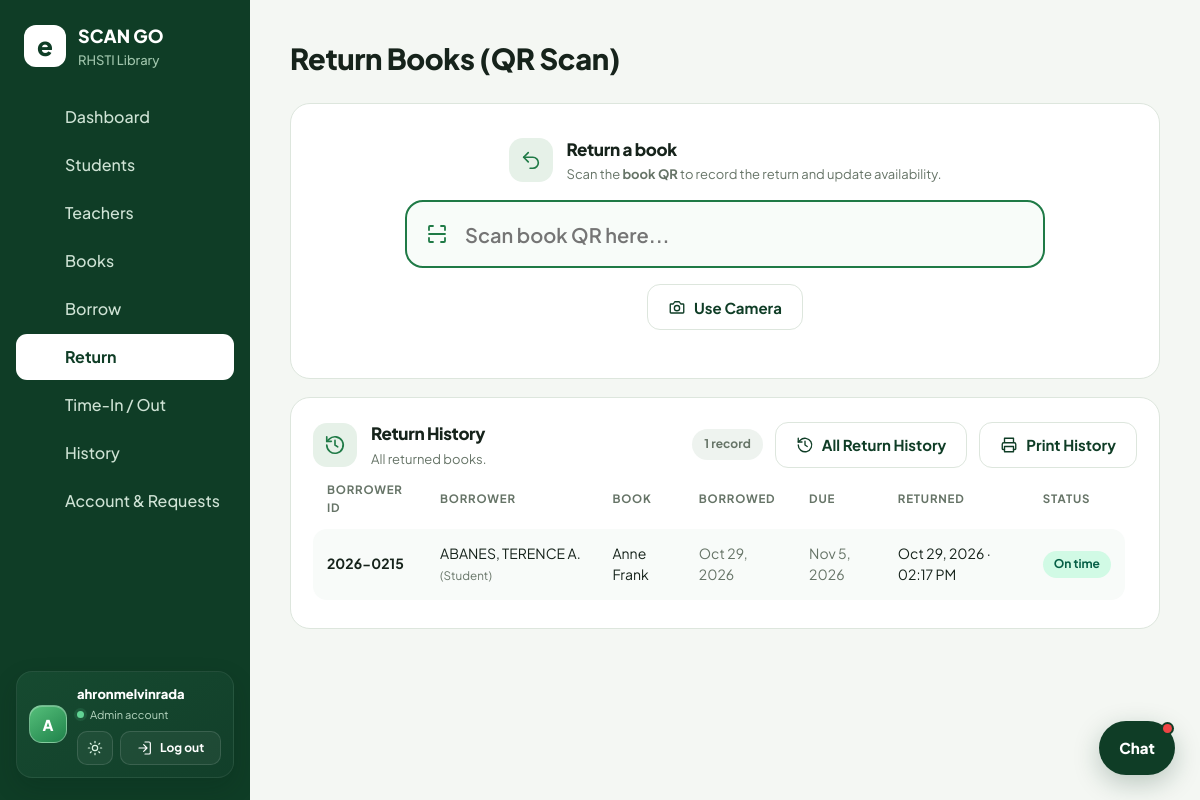
/sourcecode/return.php (signed in), run on the app's committed database.
### tables this page shows
CREATE TABLE `settings` (
  `k` varchar(64) NOT NULL,
  `v` text DEFAULT NULL
);

CREATE TABLE `borrowings` (
  `id` int(11) NOT NULL,
  `student_id` int(11) DEFAULT NULL,
  `teacher_id` int(11) DEFAULT NULL,
  `book_id` int(11) NOT NULL,
  `borrowed_at` datetime NOT NULL,
  `due_date` date DEFAULT NULL,
  `returned_at` datetime DEFAULT NULL
);

CREATE TABLE `books` (
  `id` int(11) NOT NULL,
  `accession_no` varchar(30) NOT NULL,
  `title` varchar(200) NOT NULL,
  `author` varchar(120) DEFAULT NULL,
  `publisher` varchar(120) DEFAULT NULL,
  `category` varchar(60) DEFAULT NULL,
  `quantity` int(11) DEFAULT 1,
  `available` int(11) DEFAULT 1
);

### sourcecode/return.php (the view, shortened to what this page needs)
<?php require 'config.php';require 'Ui2026.PHP';auth();ensure_teacher_schema($pdo);
$rows=$pdo->query("SELECT COALESCE(s.student_no,t.teacher_no) AS borrower_no,
  COALESCE(s.name,t.name) AS borrower_name,CASE WHEN r.teacher_id IS NULL THEN 'Student' ELSE 'Teacher' END AS borrower_type,
  b.title,r.borrowed_at,r.due_date,r.returned_at
  FROM borrowings r LEFT JOIN students s ON s.id=r.student_id
  LEFT JOIN teachers t ON t.id=r.teacher_id JOIN books b ON b.id=r.book_id
  WHERE r.returned_at IS NOT NULL ORDER BY r.returned_at DESC,r.id DESC")->fetchAll();
head('Return Books (QR Scan)');ui_css();?>
<div class="pg">
<div class="card scan noprint">
  <div class="ph"><span class="pico"><?=ic('return')?></span><div><h3>Return a book</h3><p>Scan the <b>book QR</b> to record the return and update availability.</p></div></div>
  <div class="scanwrap"><?=ic('scan')?><input id="scan" class="big" placeholder="Scan book QR here..." autocomplete="off" autofocus></div>
  <div class="fact"><button id="cam" type="button" class="ghost"><?=ic('camera')?><span class="camtxt">Use Camera</span></button><select id="cam-select" class="cam-select" aria-label="Choose camera" hidden></select></div>
</div>
<div class="card print-history">
  <div class="history-heading">
    <div class="ph"><span class="pico"><?=ic('history')?></span><div><h3>Return History</h3><p>All returned books.</p></div></div>
    <span class="badge"><?=count($rows)?> record<?=count($rows)==1?'':'s'?></span>
    <a class="btn ghost noprint" href="history.php?type=return"><?=ic('history')?>All Return History</a>
    <button class="ghost noprint" type="button" onclick="window.print()"><?=ic('print')?>Print History</button>
  </div>
  <div class="tw">
  <table>
    <tr><th>Borrower ID</th><th>Borrower</th><th>Book</th><th>Borrowed</th><th>Due</th><th>Returned</th><th>Status</th></tr>
    <?php foreach($rows as $r):
      $late=!empty($r['due_date'])&&strtotime(substr($r['returned_at'],0,10))>strtotime($r['due_date']);?>
      <tr>
        <td><?=h($r['borrower_no'])?></td>
        <td><?=h($r['borrower_name'])?> <small class="muted">(<?=h($r['borrower_type'])?>)</small></td>
        <td><?=h($r['title'])?></td>
        <td class="muted"><?=h(date('M j, Y',strtotime($r['borrowed_at'])))?></td>
        <td class="muted"><?= $r['due_date']?h(date('M j, Y',strtotime($r['due_date']))):'—' ?></td>
        <td><?=h(date('M j, Y · h:i A',strtotime($r['returned_at'])))?></td>
        <td><span class="pill <?=$late?'late':'ok'?>"><?=$late?'Late':'On time'?></span></td>
      </tr>
    <?php endforeach;?>
  </table>
  </div>
</div>
</div>
<?php foot('<script src="https://unpkg.com/html5-qrcode@2.3.8/html5-qrcode.min.js"></script><script>
async function handle(v){if(window.scanFeedbackOpen)return;prepareScanFeedbackAudio();const r=await api("return",{code:v});flash(r.ok,r.ok?"QR SCAN COMPLETE — "+r.msg:r.msg);if(r.ok)showScanFeedback("Book returned","Return recorded successfully.",r.profile,r.title,()=>scan.focus());}
bindScanner(scan,handle);cam.onclick=()=>{prepareScanFeedbackAudio();startCamera("reader",handle);};</script>');

### sourcecode/config.php (shortened to what this page needs)
<?php
      function h($s){return htmlspecialchars((string)$s,ENT_QUOTES);}
      function csrf_token(){
        return $_SESSION['csrf_token'];
      }
      function pwa_head_assets(){
        return '<link rel="manifest" href="manifest.json"><meta name="theme-color" content="#0f3d26"><meta name="apple-mobile-web-app-capable" content="yes"><meta name="apple-mobile-web-app-status-bar-style" content="default"><link rel="apple-touch-icon" href="assets/app-icon-180.png"><link rel="icon" href="assets/app-icon.svg" type="image/svg+xml"><script>window.addEventListener("load",function(){if("serviceWorker" in navigator&&window.isSecureContext){navigator.serviceWorker.register("sw.js").catch(function(error){console.error("Service worker registration failed:",error);});}});</script>';
      }
      function head($title){
        $p=basename($_SERVER['PHP_SELF']);$role=$_SESSION['u']['role']??'';
        $notificationCount=0;
        if($role==='admin'){
          $notificationCount=(int)$GLOBALS['pdo']->query("SELECT
            (SELECT COUNT(*) FROM password_reset_codes WHERE code_hash IS NULL AND requested_at>=DATE_SUB(NOW(),INTERVAL 1 DAY))
            +(SELECT COUNT(*) FROM book_requests WHERE status='pending')")->fetchColumn();
        }
        $libraryName=function_exists('setting')?setting($GLOBALS['pdo'],'library_name','eSmartlib'):'eSmartlib';
        $schoolName=function_exists('setting')?setting($GLOBALS['pdo'],'school_name','RHSTI Library'):'RHSTI Library';
        $logoPath=function_exists('setting')?setting($GLOBALS['pdo'],'library_logo','assets/rhsti-school-logo.jpg'):'assets/rhsti-school-logo.jpg';
        $logoAllowed=$logoPath==='assets/rhsti-school-logo.jpg'||(strpos($logoPath,'uploads/library/')===0&&strpos($logoPath,'..')===false);
        $logoFile=$logoAllowed&&is_file(__DIR__.'/'.$logoPath)?$logoPath:'';
        $brandMark=$logoFile?'<img src="'.h($logoFile).'?v='.filemtime(__DIR__.'/'.$logoFile).'" alt="" style="width:42px;height:42px;object-fit:contain;flex:none;border-radius:12px;background:#fff;padding:3px">':'<i>e</i>';
        $I=['grid'=>'<rect x="3" y="3" width="7" height="7" rx="1.5"/><rect x="14" y="3" width="7" height="7" rx="1.5"/><rect x="3" y="14" width="7" height="7" rx="1.5"/><rect x="14" y="14" width="7" height="7" rx="1.5"/>',
        'dashboard'=>'<rect x="3" y="3" width="8" height="8" rx="1.5"/><rect x="13" y="3" width="8" height="5" rx="1.5"/><rect x="13" y="10" width="8" height="11" rx="1.5"/><rect x="3" y="13" width="8" height="8" rx="1.5"/>',
        'users'=>'<path d="M17 21v-2a4 4 0 0 0-4-4H5a4 4 0 0 0-4 4v2"/><circle cx="9" cy="7" r="4"/><path d="M23 21v-2a4 4 0 0 0-3-3.87M16 3.13a4 4 0 0 1 0 7.75"/>',
        'book'=>'<path d="M4 19.5A2.5 2.5 0 0 1 6.5 17H20"/><path d="M6.5 2H20v20H6.5A2.5 2.5 0 0 1 4 19.5v-15A2.5 2.5 0 0 1 6.5 2z"/>',
        'id-card'=>'<rect x="3" y="5" width="18" height="15" rx="2"/><circle cx="9" cy="11" r="2"/><path d="M6 17a3 3 0 0 1 6 0m3-6h3m-3 4h3M9 5V3h6v2"/>',
        'books'=>'<path d="M4 4.5A1.5 1.5 0 0 1 5.5 3H10v17H5.5A1.5 1.5 0 0 1 4 18.5zM10 5h4.5A1.5 1.5 0 0 1 16 6.5v13a1.5 1.5 0 0 1-1.5 1.5H10m6-14h2.5A1.5 1.5 0 0 1 20 8.5v10a1.5 1.5 0 0 1-1.5 1.5H16"/>',
        'out'=>'<path d="M7 17 17 7M7 7h10v10"/>','in'=>'<path d="M17 7 7 17M17 17H7V7"/>','clock'=>'<circle cx="12" cy="12" r="10"/><path d="M12 6v6l4 2"/>',
        'history'=>'<path d="M3 12a9 9 0 1 0 2.64-6.36L3 8"/><path d="M3 3v5h5m4-1v5l3 2"/>',
        'send'=>'<path d="m22 2-7 20-4-9-9-4Z"/><path d="M22 2 11 13"/>',
        'clipboard-list'=>'<rect x="5" y="4" width="14" height="17" rx="2"/><path d="M9 4.5V3h6v1.5M9 10h6m-6 4h6m-6 4h3"/>',
        'settings'=>'<path d="M9.6 2h4.8l.7 3.1a7.4 7.4 0 0 1 1.8 1l2.9-1.2 2.4 4.2-2.3 2.1v2l2.3 2.1-2.4 4.2-2.9-1.2a7.4 7.4 0 0 1-1.8 1l-.7 3.1H9.6l-.7-3.1a7.4 7.4 0 0 1-1.8-1l-2.9 1.2-2.4-4.2 2.3-2.1v-2L1.8 9.1l2.4-4.2 2.9 1.2a7.4 7.4 0 0 1 1.8-1L9.6 2Z"/><circle cx="12" cy="12" r="3.2"/>',
        'user-circle'=>'<circle cx="12" cy="12" r="9"/><circle cx="12" cy="9" r="3"/><path d="M6.5 19a5.5 5.5 0 0 1 11 0"/>',
        'user'=>'<circle cx="12" cy="8" r="4"/><path d="M4 21a8 8 0 0 1 16 0"/>'];
        $nav=['index.php'=>['Dashboard','dashboard'],'students.php'=>['Students','users']];
        if($role==='admin'||$role==='librarian')$nav['teachers.php']=['Teachers','users'];
        $nav+=['books.php'=>['Books','books'],'borrow.php'=>['Borrow','out'],'return.php'=>['Return','in'],'attendance.php'=>['Time-In / Out','clock'],'history.php'=>['History','history'],'account.php'=>['My Account','user-circle']];
        if($role==='admin')$nav['account.php']=['Account & Requests','send'];
        echo '<!doctype html><html lang="en"><head><meta charset="utf-8"><meta name="viewport" content="width=device-width, initial-scale=1"><title>'.h($title).' - '.h($libraryName).' | '.h($schoolName).'</title>'.pwa_head_assets().'<script>try{var t=localStorage.getItem("theme");if(t)document.documentElement.dataset.theme=t}catch(e){}</script><link rel="preconnect" href="https://fonts.googleapis.com"><link rel="stylesheet" href="https://fonts.googleapis.com/css2?family=Plus+Jakarta+Sans:wght@400;500;600;700;800&display=swap"><link rel="stylesheet" href="assets/style.css?v='.filemtime(__DIR__.'/assets/style.css').'"></head><body><div class="app'.($role==='student'?' student-app'.($p==='student.php'?' student-dashboard':''):($role==='teacher'?' teacher-app':($role==='admin'||$role==='librarian'?' staff-app':''))).'"><aside><div class="brand">'.$brandMark.'<span>'.h($libraryName).'<small>'.h($schoolName).'</small></span></div>'.($role==='student'?'<a class="student-logout" href="logout.php"><svg viewBox="0 0 24 24" fill="none" stroke="currentColor" stroke-width="1.8" stroke-linecap="round" stroke-linejoin="round" aria-hidden="true"><path d="M10 17l5-5-5-5m5 5H3"/><path d="M12 3h6a2 2 0 0 1 2 2v14a2 2 0 0 1-2 2h-6"/></svg><span>Log out</span></a>':($role==='teacher'?'<a class="student-logout" href="logout.php"><svg viewBox="0 0 24 24" fill="none" stroke="currentColor" stroke-width="1.8" stroke-linecap="round" stroke-linejoin="round" aria-hidden="true"><path d="M10 17l5-5-5-5m5 5H3"/><path d="M12 3h6a2 2 0 0 1 2 2v14a2 2 0 0 1-2 2h-6"/></svg><span>Log out</span></a>':($role==='admin'||$role==='librarian'?'<a class="staff-logout" href="logout.php"><svg viewBox="0 0 24 24" fill="none" stroke="currentColor" stroke-width="1.8" stroke-linecap="round" stroke-linejoin="round" aria-hidden="true"><path d="M10 17l5-5-5-5m5 5H3"/><path d="M12 3h6a2 2 0 0 1 2 2v14a2 2 0 0 1-2 2h-6"/></svg><span>Log out</span></a>':'' ))).'<nav>';
        foreach($nav as $f=>[$l,$i]){
          $active=($p==='account.php'&&strpos($f,'account.php')===0)||($p===basename(parse_url($f,PHP_URL_PATH)?:$f)&&(!$f||$f[0]!=='#'))||($p==='student.php'&&$f==='#dashboard');
          echo '<a href="'.$f.'"'.($active?' class="on"':'').'><svg viewBox="0 0 24 24" fill="none" stroke="currentColor" stroke-width="2" stroke-linecap="round" stroke-linejoin="round">'.$I[$i].'</svg>'.$l.($role==='admin'&&$l==='Account & Requests'&&$notificationCount>0?'<i class="nav-alert-dot" aria-label="'.$notificationCount.' pending requests"></i>':'').'</a>';
        }
        echo '</nav><div class="who"><div class="who-info"><b>'.h($_SESSION['u']['username']).'</b><small><span class="who-dot"></span>'.h(ucfirst($role)).' account</small></div><div class="who-actions"><button type="button" class="tg" title="Switch to dark mode" aria-label="Switch to dark mode" aria-pressed="false"><svg viewBox="0 0 24 24" fill="none" stroke="currentColor" stroke-width="1.8" stroke-linecap="round" stroke-linejoin="round" aria-hidden="true"><circle cx="12" cy="12" r="4"/><path d="M12 2v2m0 16v2M4.93 4.93l1.42 1.42m11.3 11.3 1.42 1.42M2 12h2m16 0h2M4.93 19.07l-1.42-1.42m11.3-11.3 1.42-1.42"/></svg></button><a class="logout" href="logout.php"><svg viewBox="0 0 24 24" fill="none" stroke="currentColor" stroke-width="1.8" stroke-linecap="round" stroke-linejoin="round" aria-hidden="true"><path d="M10 17l5-5-5-5m5 5H3"/><path d="M12 3h6a2 2 0 0 1 2 2v14a2 2 0 0 1-2 2h-6"/></svg><span>Log out</span></a></div></div></aside><main><h1>'.h($title).'</h1>';
      }
      function foot($scripts=''){
          $chat='';
          if(!empty($_SESSION['u']['id'])){
            $chat='<div class="chat-widget" id="chat-widget" data-user-id="'.(int)$_SESSION['u']['id'].'" data-csrf="'.h(csrf_token()).'">
              <section class="chat-panel" id="chat-panel" hidden aria-label="Messages">
                <header class="chat-head"><div><strong>Messages</strong><small>Library community chat</small></div><button type="button" class="chat-close" data-chat-close aria-label="Close chat" onclick="document.querySelector(\'[data-chat-open]\').click()">×</button></header>
                <div class="chat-layout"><aside class="chat-people"><button type="button" class="chat-new" data-chat-new onclick="var d=this.parentNode.querySelector(\'[data-chat-directory]\');d.hidden=false;d.dispatchEvent(new CustomEvent(\'chat:new\'))">+ New chat</button><div data-chat-list></div><div class="chat-directory" data-chat-directory hidden><label class="chat-search-label"><span>Search students or staff</span><input type="search" data-chat-search maxlength="80" placeholder="Name, student ID, or username" autocomplete="off"></label><div data-chat-results></div></div></aside>
                  <section class="chat-room"><div class="chat-room-title" data-chat-title>Select a conversation</div><div class="chat-messages" data-chat-messages aria-live="polite"></div><form class="chat-compose" data-chat-form><input name="message" maxlength="2000" placeholder="Write a message..." autocomplete="off" disabled required><button type="submit" disabled>Send</button></form></section>
                </div><p class="chat-error" data-chat-error role="status"></p>
              </section>
              <button type="button" class="chat-launcher" data-chat-open aria-label="Open messages" onclick="var p=document.getElementById(\'chat-panel\');p.hidden=!p.hidden;this.setAttribute(\'aria-expanded\',String(!p.hidden));this.dispatchEvent(new CustomEvent(\'chat:toggle\',{detail:{open:!p.hidden}}))">Chat<span class="chat-unread-dot" data-chat-unread hidden></span></button>
            </div>';
          }
          echo '</main></div>'.$chat.'<script src="assets/app.js?v='.filemtime(__DIR__.'/assets/app.js').'"></script>'.($chat?'<script src="assets/messenger.js?v='.filemtime(__DIR__.'/assets/messenger.js').'"></script>':'').$scripts.'</body></html>';
      }

### data on the page
settings: k "RHSTI Library"
borrowings: borrower_no "2026-0215", borrower_name "ABANES, TERENCE A.", borrower_type "Student", book.title "Anne Frank", borrowed_at "Oct 29, 2026", due_date "Nov 5, 2026", returned_at "Oct 29, 2026 · 02:17 PM", shows "On time"

### other printed values
$libraryName "SCAN GO"
$l "Dashboard"
$l "Students"
$l "Teachers"
$l "Books"
$l "Borrow"
$l "Return"
$l "Time-In / Out"
$l "History"
$l "Account & Requests"
$_SESSION['u']['username'] "ahronmelvinrada"
$role "Admin"
$title "Return Books (QR Scan)"
count($rows) "1"
